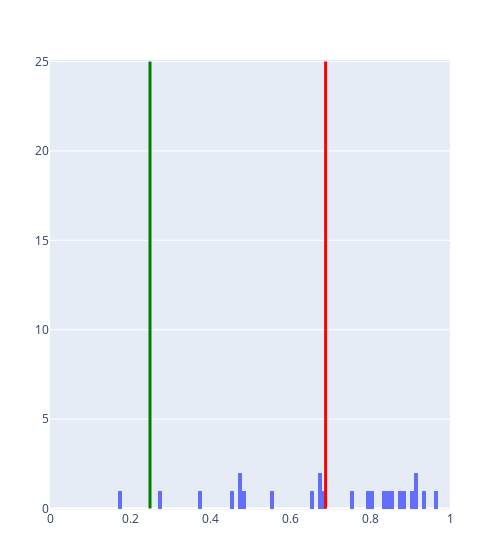

Notebook source saved alongside this figure:
### Code cell
posterior = metropolis_hastings(af_truth, 25, 1000, true, false, [-1., .25, .25])
plot_posterior(posterior, .25)

### Figure 1 — Plotly figure (JSON) as saved in the notebook; plotly's stock layout.template omitted (floating-point values rounded to 4 significant figures)
{"data": [{"nbinsx": 100, "range": {"x": [0, 1]}, "type": "histogram", "x": [0.8574, 0.5535, 0.872, 0.4514, 0.8002, 0.4734, 0.9101, 0.2775, 0.8828, 0.6825, 0.6522, 0.9067, 0.8329, 0.8403, 0.9648, 0.9135, 0.7968, 0.6766, 0.7528, 0.1773, 0.4744, 0.3732, 0.4871, 0.937, 0.6786]}], "layout": {"margin": {"b": 50, "l": 50, "r": 50, "t": 60}, "shapes": [{"line": {"color": "Red", "width": 3}, "type": "line", "x0": 0.689, "x1": 0.689, "xref": "x", "y0": 0, "y1": 25, "yref": "y"}, {"line": {"color": "Green", "width": 3}, "type": "line", "x0": 0.25, "x1": 0.25, "xref": "x", "y0": 0, "y1": 25, "yref": "y"}], "width": 500, "xaxis": {"range": [0, 1]}}}
